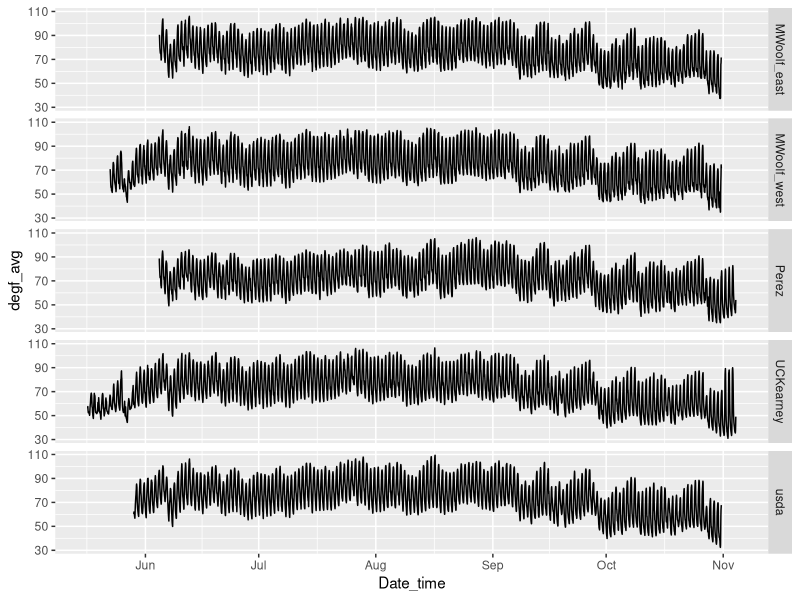
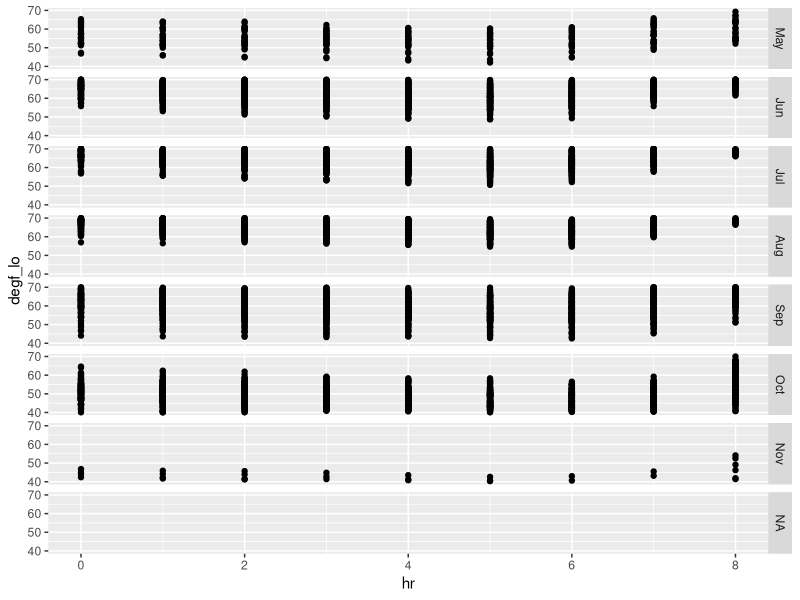

The R script that drew these images, in order:
#===========================================================================#
# script1_temperature_variation.R
# 
# Examine variation in nightly temperatures, and determine the number of
# observations in a range relevant to shiftying mating activity earler
#
#===========================================================================#


library(tidyverse)
library(lubridate)

## Variation in 2019 data
alltemps19 <- readr::read_csv("./trapview_temps_degf_y19.csv")

ggplot(alltemps19, aes(x = Date_time, y = degf_avg)) +
  geom_line() +
  facet_grid(site ~ .)

# May is in 2 of the 6 data sets, nothing earlier

# May is in 2 of the 6 data sets, nothing earlier

# Examine by month in order to contrast and to expand the x-scale. In order
# to do that, get month and day of month as variables

alltemps19
# A tibble: 18,969 x 6
#   site      Date_time           degf_avg degf_lo degf_hi rh_avg
#   <chr>     <dttm>                 <dbl>   <dbl>   <dbl>  <dbl>
# 1 UCKearney 2019-05-16 17:00:00     56.1    55.4    56.8   83.0
# 2 UCKearney 2019-05-16 18:00:00     57.5    56.1    58.6   81.7

nightly_19 <- alltemps19 %>% # 18969 to 798
  mutate(mnth = month(Date_time, label = TRUE, abbr = TRUE),
         day_of_mnth = mday(Date_time)) %>% 
  group_by(site, mnth, day_of_mnth) %>% 
  summarise(degf_lo = min(degf_lo)) %>% 
  mutate(coolnt = ifelse(degf_lo <= 52,1,0))

monthly19 <- nightly_19 %>% 
  group_by(site,mnth) %>% 
  summarise(coolnt = sum(coolnt),
            nObs = n(),
            pct_cool = coolnt/nObs)

monthly19 
 # Over 70% of nights reached <= 66F as measured by TrapView, but before October
 # few nights were < 52F

# Nightly low was in this range in almost all months (lower in October?)
# Need to look at diurnal variation, but these data suggest no great differences
# from June to September

alltemps19$hr = hour(alltemps19$Date_time)
alltemps19$mnth = month(alltemps19$Date_time, label = TRUE, abbr = TRUE)
alltemps19

ggplot(alltemps19, aes(x = hr, y = degf_lo)) +
  geom_point() + 
  facet_grid(mnth ~ .) +
  xlim(0,8) + 
  ylim(40,70)
# Shows a range of temperatures, many in the region in which NOW shifts calling 
# earlier.


